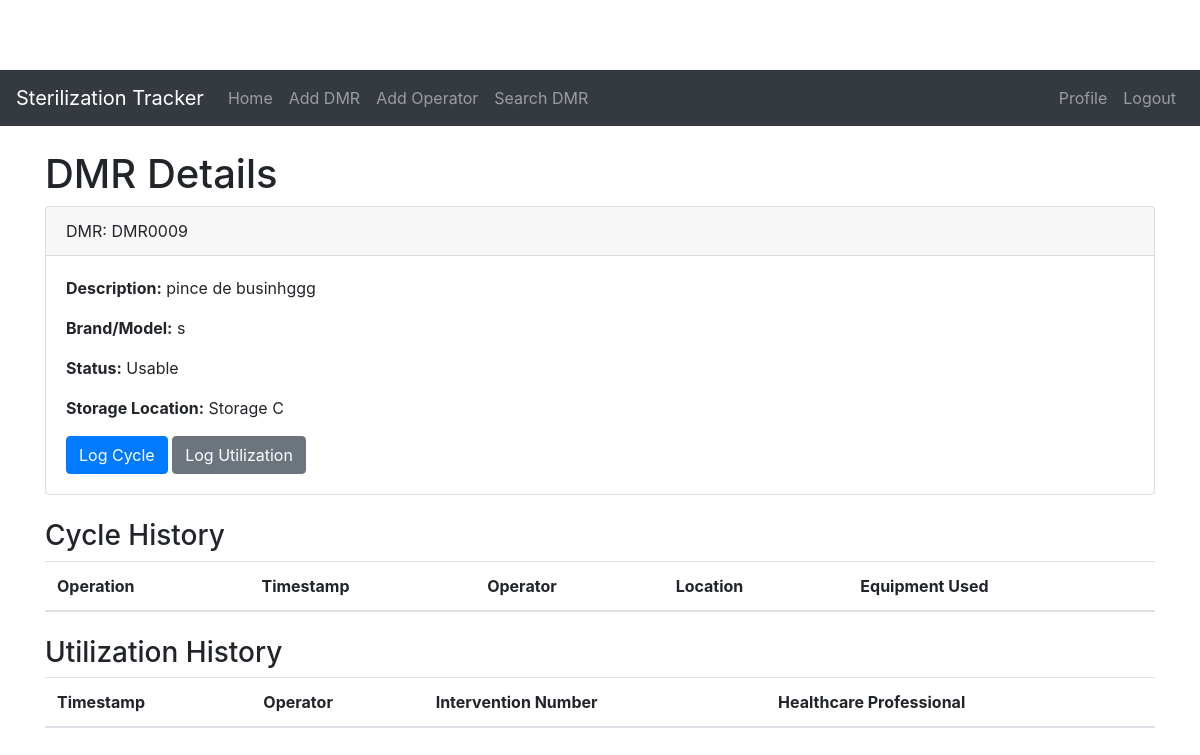
Screenshot of /dmr_detail/3 (signed in) with the database file from the repository.
### models.py (models this page shows, shortened)
class DMR(Base):
    __tablename__ = 'dmrs'
    id = Column(Integer, primary_key=True)
    unique_id = Column(String, unique=True, nullable=False)
    description = Column(String)
    brand_model = Column(String)
    storage_location = Column(String)
    status = Column(String, default="Usable")  # Usable, Non-Usable
    cycles = relationship("CycleOperation", back_populates="dmr")
    utilizations = relationship("Utilization", back_populates="dmr")

### app.py (the view)
@app.route('/dmr_detail/<int:dmr_id>', methods=['GET'])
@login_required_with_error
def dmr_detail(dmr_id):
    dmr = session.query(DMR).filter(DMR.id == dmr_id).first()
    cycles = session.query(CycleOperation).filter(CycleOperation.dmr_id == dmr_id).all()
    utilizations = session.query(Utilization).filter(Utilization.dmr_id == dmr_id).all()
    return render_template('dmr_detail.html', dmr=dmr, cycles=cycles, utilizations=utilizations)

### app.py (called while the page is built)
@login_manager.user_loader
def load_user(user_id):
    operator = session.query(Operator).filter(Operator.id == int(user_id)).first()
    if operator:
        return User(operator.id, operator.username, operator.password, operator.first_name, operator.last_name)
    else:
        return None

def login_required_with_error(func):
    @functools.wraps(func)
    def decorated_view(*args, **kwargs):
        if not current_user.is_authenticated:
            flash("You need to log in first!", 'error')
            return redirect(url_for('login'))
        return func(*args, **kwargs)
    return decorated_view

### templates/dmr_detail.html (shortened to what this page needs)
{% extends 'base.html' %}
{% block content %}
    <h1>DMR Details</h1>
    <div class="card">
        <div class="card-header">
            DMR: {{ dmr.unique_id }}
        </div>
        <div class="card-body">
            <p><strong>Description:</strong> {{ dmr.description }}</p>
            <p><strong>Brand/Model:</strong> {{ dmr.brand_model }}</p>
            <p><strong>Status:</strong> {{ dmr.status }}</p>
            <p><strong>Storage Location:</strong> {{ dmr.storage_location }}</p>
            <a href="{{ url_for('add_cycle', dmr_id=dmr.id) }}" class="btn btn-primary">Log Cycle</a>
            <a href="{{ url_for('add_utilization', dmr_id=dmr.id) }}" class="btn btn-secondary">Log Utilization</a>
        </div>
    </div>
    <h3 class="mt-4">Cycle History</h3>
    <table class="table table-striped">
        <thead>
            <tr>
                <th>Operation</th>
                <th>Timestamp</th>
                <th>Operator</th>
                <th>Location</th>
                <th>Equipment Used</th>
            </tr>
        </thead>
    </table>
    <h3 class="mt-4">Utilization History</h3>
        <table class="table table-striped">
        <thead>
            <tr>
                <th>Timestamp</th>
                <th>Operator</th>
                <th>Intervention Number</th>
                <th>Healthcare Professional</th>
            </tr>
        </thead>
        </table>
{% endblock %}

### static/style.css (style rules this page uses)
body { padding-top: 70px; }

### rows the page displays
DMR: unique_id "DMR0009", description "pince de businhggg", brand_model "s", status "Usable", storage_location "Storage C"
